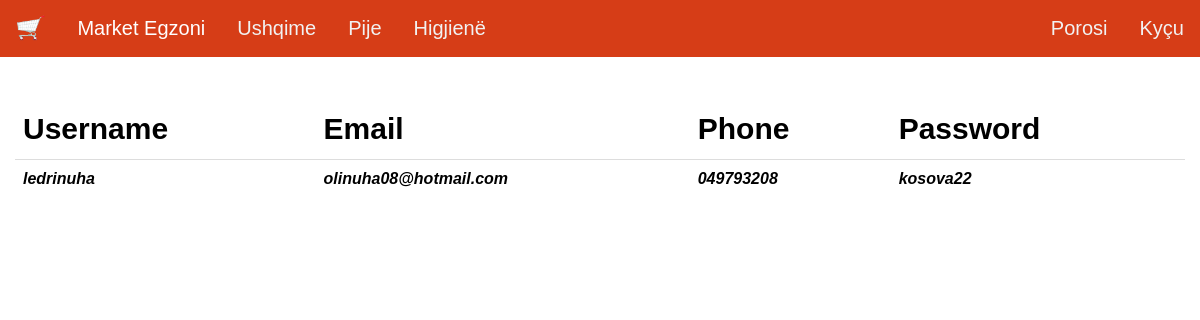
/view-users, run on an earlier commit of the app's database.
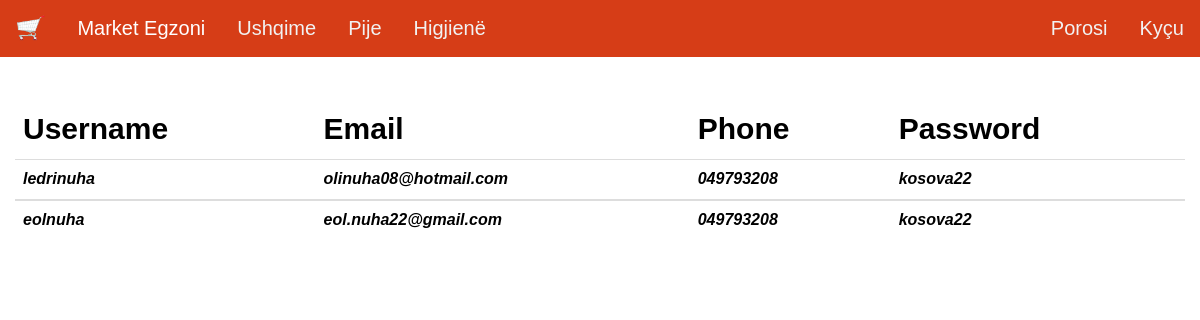
And on a later commit of the database.
### first.py (models this page shows, shortened)
class lists(db.Model):
    _id = db.Column("id", db.Integer, primary_key=True)
    name = db.Column(db.String(100))
    email = db.Column(db.String(100))
    phone = db.Column(db.String(100))
    password = db.Column(db.String(100))

### first.py (the view)
@app.route("/view-users")
def viewUsers():
    return render_template("view-users.html", values=lists.query.all())

### templates/view-users.html (shortened to what this page needs)
{% extends "base.html" %}
{% block content %}
<div style="margin-top: 50px;" class="container-fluid">
    <table class="table" style="color: white;">
                    <thead style="color: black;">
                    <tr>
                        <td><strong style="font-size: 30px;">Username</strong></td>
                        <td><strong style="font-size: 30px;">Email</strong>
                        <td><strong style="font-size: 30px;">Phone</strong></td>
                        <td><strong style="font-size: 30px;">Password</strong></td>
                    </tr>
                    </thead>
        {% for item in values %}
                    <tbody style="color: black">
                    <tr>
                        <td><strong><i>{{item.name}}</i></strong></td>
                        <td><strong><i>{{item.email}}</i></strong></td>
                        <td><strong><i>{{item.phone}}</i></strong></td>
                        <td><strong><i>{{item.password}}</i></strong></td>
                    </tr>
                    </tbody>
        {% endfor %}
                </table>
</div>
{% endblock %}

### templates/base.html (shortened to what this page needs)
<!DOCTYPE html>
<html lang="en">
<head>
    <link rel="stylesheet" href="https://stackpath.bootstrapcdn.com/bootstrap/4.3.1/css/bootstrap.min.css"
>
    <link rel="stylesheet" href="https://cdnjs.cloudflare.com/ajax/libs/font-awesome/4.7.0/css/font-awesome.min.css">
    <link rel="stylesheet" href="https://maxcdn.bootstrapcdn.com/bootstrap/3.4.1/css/bootstrap.min.css">
    <link rel= "stylesheet" type= "text/css" href= "{{ url_for('static',filename='styles/stylesbase.css') }}">
</head>
<body>
<div style="padding-top: 50px;">
    {% block content %}
    {% endblock %}
</div>
<div class="topnav" id="myTopnav">
    <a style="background-color:#D63D17;" href="/"><img src="static/images/cart.png" alt="Logo" height="28"></a>
    <a href="/home" style="color: white; font-size: 20px;">Market Egzoni</a>
    <a href="/ushqime" style="font-size: 20px;">Ushqime</a>
    <a href="/pije" style="font-size: 20px;">Pije</a>
    <a href="/higjienë" style="font-size: 20px;">Higjienë</a>
    <div style="float: right;">
        {% if not "user" in session %}
        <a href="/login" style="font-size: 20px;">Kyçu</a>
        {% endif %}
    </div>
    <div style="float: right;">
        <a href="#" style="font-size: 20px;"  onclick="document.getElementById('id01').style.display='block'" >Porosi </a>
            </div>
    </div>
</body>
</html>

### static/styles/stylesbase.css (style rules this page uses)
body { margin: 0; font-family: Arial, Helvetica, sans-serif; font-size: 16px; }
html { scroll-behavior: smooth; }
.topnav { overflow: hidden; background-color: #D63D17; position: fixed; top: 0; width: auto; width: 100%; z-index: 99; }
.topnav a { float: left; display: block; color: #f2f2f2; text-align: center; padding: 14px 16px; text-decoration: none; font-size: 17px; top: 0; z-index: 99; }
::placeholder { color: #D63D17; }

What changed in the data, as far as the page shows it:
added lists: name "eolnuha", email "eol.nuha22@gmail.com", phone "049793208", password "kosova22"
